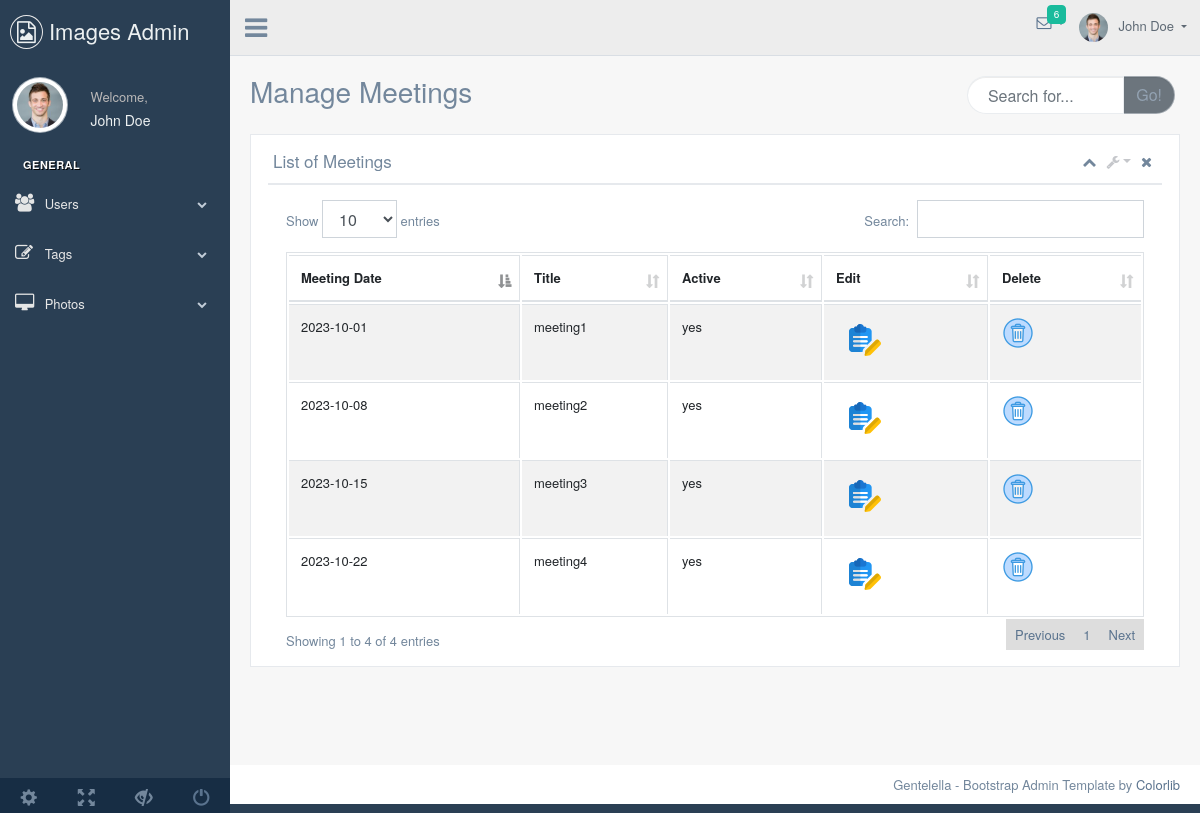
Page /admin/meeting.php on the committed database.
### tables this page shows
CREATE TABLE `meeting` (
  `meeting_id` int(10) NOT NULL,
  `meeting_date` date NOT NULL,
  `meeting_title` varchar(150) NOT NULL,
  `active_meeting` varchar(50) NOT NULL
);

### admin/meeting.php (the view, shortened to what this page needs)
<?php
include('./dbcars_connection.php');
$data = $conn->query("select * from meeting")->fetchAll();
?>
<!DOCTYPE html>
<html lang="en">
  <head>
    <link href="vendors/bootstrap/dist/css/bootstrap.min.css" rel="stylesheet">
    <link href="vendors/font-awesome/css/font-awesome.min.css" rel="stylesheet">
    <link href="vendors/nprogress/nprogress.css" rel="stylesheet">
    <link href="vendors/iCheck/skins/flat/green.css" rel="stylesheet">
    <link href="vendors/datatables.net-bs/css/dataTables.bootstrap.min.css" rel="stylesheet">
    <link href="vendors/datatables.net-buttons-bs/css/buttons.bootstrap.min.css" rel="stylesheet">
    <link href="vendors/datatables.net-fixedheader-bs/css/fixedHeader.bootstrap.min.css" rel="stylesheet">
    <link href="vendors/datatables.net-responsive-bs/css/responsive.bootstrap.min.css" rel="stylesheet">
    <link href="vendors/datatables.net-scroller-bs/css/scroller.bootstrap.min.css" rel="stylesheet">
    <link href="build/css/custom.min.css" rel="stylesheet">
  </head>
  <body class="nav-md">
    <div class="container body">
      <div class="main_container">
        <div class="col-md-3 left_col">
          <div class="left_col scroll-view">
            <div class="navbar nav_title" style="border: 0;">
              <a href="\./cars_project/index1.php" class="site_title"><i class="fa fa-file-image-o"></i></i> <span>Images Admin</span></a>
            </div>
            <div class="profile clearfix">
              <div class="profile_pic">
                <img src="images/img.jpg" alt="..." class="img-circle profile_img">
              </div>
              <div class="profile_info">
                <span>Welcome,</span>
                <h2>John Doe</h2>
              </div>
            </div>
            <br />
					<div id="sidebar-menu" class="main_menu_side hidden-print main_menu">
          <div class="menu_section">
							<h3>General</h3>
							<ul class="nav side-menu">
								<li><a><i class="fa fa-users"></i> Users <span class="fa fa-chevron-down"></span></a>
								</li>
								<li><a><i class="fa fa-edit"></i> Tags <span class="fa fa-chevron-down"></span></a>
								</li>
								<li><a><i class="fa fa-desktop"></i> Photos <span class="fa fa-chevron-down"></span></a>
								</li>
							</ul>
						</div>
					</div>
            <div class="sidebar-footer hidden-small">
              <a data-toggle="tooltip" data-placement="top" title="Settings">
                <span class="glyphicon glyphicon-cog" aria-hidden="true"></span>
              </a>
              <a data-toggle="tooltip" data-placement="top" title="FullScreen">
                <span class="glyphicon glyphicon-fullscreen" aria-hidden="true"></span>
              </a>
              <a data-toggle="tooltip" data-placement="top" title="Lock">
                <span class="glyphicon glyphicon-eye-close" aria-hidden="true"></span>
              </a>
              <a data-toggle="tooltip" data-placement="top" title="Logout" href="login.php">
                <span class="glyphicon glyphicon-off" aria-hidden="true"></span>
              </a>
            </div>
          </div>
        </div>
        <div class="top_nav">
            <div class="nav_menu">
                <div class="nav toggle">
                  <a id="menu_toggle"><i class="fa fa-bars"></i></a>
                </div>
                <nav class="nav navbar-nav">
                <ul class=" navbar-right">
                  <li class="nav-item dropdown open" style="padding-left: 15px;">
                    <a href="javascript:;" class="user-profile dropdown-toggle" aria-haspopup="true" id="navbarDropdown" data-toggle="dropdown" aria-expanded="false">
                      <img src="images/img.jpg" alt="">John Doe
                    </a>
                  </li>
                  <li role="presentation" class="nav-item dropdown open">
                    <a href="javascript:;" class="dropdown-toggle info-number" id="navbarDropdown1" data-toggle="dropdown" aria-expanded="false">
                      <i class="fa fa-envelope-o"></i>
                      <span class="badge bg-green">6</span>
                    </a>
                  </li>
                </ul>
              </nav>
            </div>
          </div>
        <div class="right_col" role="main">
          <div class="">
            <div class="page-title">
              <div class="title_left">
                <h3>Manage Meetings</h3>
              </div>
              <div class="title_right">
                <div class="col-md-5 col-sm-5 col-xs-12 form-group pull-right top_search">
                  <div class="input-group">
                    <input type="text" class="form-control" placeholder="Search for...">
                    <span class="input-group-btn">
                      <button class="btn btn-secondary" type="button">Go!</button>
                    </span>
                  </div>
                </div>
              </div>
            </div>
            <div class="clearfix"></div>
            <div class="row">
              <div class="col-md-12 col-sm-12 ">
                <div class="x_panel">
                  <div class="x_title">
                    <h2>List of Meetings</h2>
                    <ul class="nav navbar-right panel_toolbox">
                      <li><a class="collapse-link"><i class="fa fa-chevron-up"></i></a>
                      </li>
                      <li class="dropdown">
                        <a href="#" class="dropdown-toggle" data-toggle="dropdown" role="button" aria-expanded="false"><i class="fa fa-wrench"></i></a>
                      </li>
                      <li><a class="close-link"><i class="fa fa-close"></i></a>
                      </li>
                    </ul>
                    <div class="clearfix"></div>
                  </div>
                  <div class="x_content">
                      <div class="row">
                          <div class="col-sm-12">
                            <div class="card-box table-responsive">
                    <table id="datatable" class="table table-striped table-bordered" style="width:100%">
                      <thead>
                        <tr>
                          <th>Meeting Date</th>
                          <th>Title</th>
                          <th>Active</th>
                          <th>Edit</th>
                          <th>Delete</th>
                        </tr>
                      </thead>
                      <tbody>
                        <tr>
                        <?php
                        foreach ($data as $row)
                        {
                        ?>
                        <td><?php echo $row['meeting_date']; ?></td>
                        <td><?php echo $row['meeting_title']; ?></td>
                        <td><?php echo $row['active_meeting']; ?></td>
                        <td><img src="./images/edit.png" class="btn" alt="Edit"></td>
                        <td><img src="./images/delete.png" alt="Delete"></td>
                        </tr>
                        <?php
                        }
                        ?>
                    </tbody>
                    </table>
                  </div>
                  </div>
              </div>
            </div>
                </div>
              </div>
            </div>
          </div>
        </div>
        <footer>
          <div class="pull-right">
            Gentelella - Bootstrap Admin Template by <a href="https://colorlib.com">Colorlib</a>
          </div>
          <div class="clearfix"></div>
        </footer>
      </div>
    </div>
  </body>
</html>

### rows in the picture
meeting: meeting_date "2023-10-01", meeting_title "meeting1", active_meeting "yes"
meeting: meeting_date "2023-10-08", meeting_title "meeting2", active_meeting "yes"
meeting: meeting_date "2023-10-15", meeting_title "meeting3", active_meeting "yes"
meeting: meeting_date "2023-10-22", meeting_title "meeting4", active_meeting "yes"
